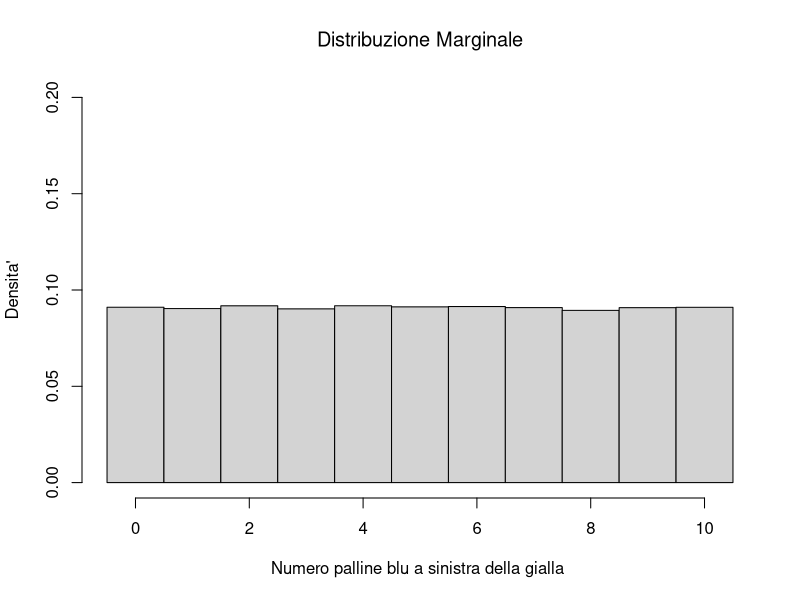

This chart was generated by the following R code:
## ---- chunk 1
knitr::opts_chunk$set(echo = TRUE)
## ---- chunk 2
nsim <- 10^5
set.seed(1234)
p <- rbeta(nsim, shape1 = 1, shape2 = 1)
print(paste("the lenght of p is:", length(p)))
head(p)
## ---- chunk 3
n <- 10
set.seed(1234)
pxk <- rbinom(1,n,p)
head(p)
head(pxk)
## ---- chunk 4
n <- 10
set.seed(1234)
pxk <- rbinom(nsim,n,p)
head(pxk)
## ---- chunk 5
h <- hist(pxk,
breaks = seq(-0.5,n+0.5,1),
freq=FALSE,
ylim = c(0,0.20),
xlab = "Numero palline blu a sinistra della gialla ",
ylab= "Densita'",
main = expression("Distribuzione Marginale")
)
## ---- chunk 6
h$density
